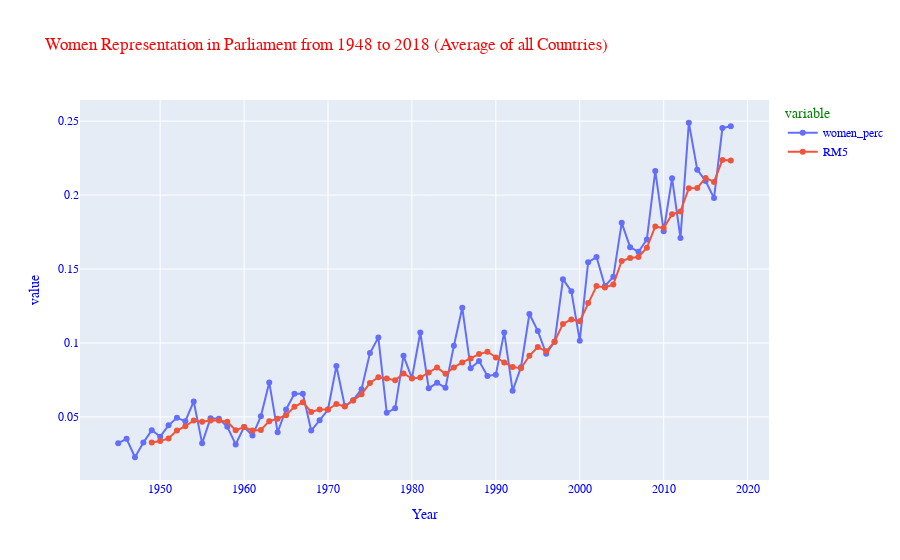

The notebook cell this image was saved under:
### Markdown cell above
### Through the Years

### Code cell
# calculate yearly average of all countries and rolling mean
avg_yearly = pd.DataFrame(df.groupby(['year'])['women_perc'].mean())
avg_yearly['RM5'] = avg_yearly['women_perc'].rolling(window=5).mean()
avg_yearly['year'] = avg_yearly.index
avg_yearly

fig = px.line(avg_yearly, x='year', y=['women_perc','RM5'],
            title='Women Representation in Parliament from 1948 to 2018 (Average of all Countries)',
            markers=True,
            labels=dict(year='Year')
            )


fig.update_layout(
        font_family="Courier New",
        font_color="blue",
        title_font_family="Courier New",
        title_font_color="red",
        legend_title_font_color="green"
    )

fig.show()

### Figure 1 — Plotly figure (JSON) as saved in the notebook; plotly's stock layout.template omitted (floating-point values rounded to 4 significant figures)
{"data": [{"hovertemplate": "variable=women_perc<br>Year=%{x}<br>value=%{y}<extra></extra>", "legendgroup": "women_perc", "line": {"color": "#636efa", "dash": "solid"}, "marker": {"symbol": "circle"}, "mode": "markers+lines", "name": "women_perc", "orientation": "v", "showlegend": true, "type": "scatter", "x": [1945, 1946, 1947, 1948, 1949, 1950, 1951, 1952, 1953, 1954, 1955, 1956, 1957, 1958, 1959, 1960, 1961, 1962, 1963, 1964, 1965, 1966, 1967, 1968, 1969, 1970, 1971, 1972, 1973, 1974, 1975, 1976, 1977, 1978, 1979, 1980, 1981, 1982, 1983, 1984, 1985, 1986, 1987, 1988, 1989, 1990, 1991, 1992, 1993, 1994, 1995, 1996, 1997, 1998, 1999, 2000, 2001, 2002, 2003, 2004, 2005, 2006, 2007, 2008, 2009, 2010, 2011, 2012, 2013, 2014, 2015, 2016, 2017, 2018], "xaxis": "x", "y": [0.03222, 0.03519, 0.02273, 0.03263, 0.04105, 0.03667, 0.04429, 0.04937, 0.04714, 0.06043, 0.03214, 0.04917, 0.0487, 0.04333, 0.03143, 0.04321, 0.03739, 0.0504, 0.07333, 0.03963, 0.055, 0.06571, 0.06571, 0.0408, 0.04767, 0.055, 0.08444, 0.05741, 0.06129, 0.06875, 0.09318, 0.1037, 0.05281, 0.05583, 0.09132, 0.07625, 0.1071, 0.06941, 0.07303, 0.06974, 0.09813, 0.1239, 0.08286, 0.08774, 0.07767, 0.07857, 0.1071, 0.06771, 0.08364, 0.1196, 0.1082, 0.0927, 0.1007, 0.1432, 0.1349, 0.1016, 0.1546, 0.1581, 0.1385, 0.1447, 0.1812, 0.1648, 0.1616, 0.17, 0.2163, 0.1756, 0.2115, 0.171, 0.2489, 0.2172, 0.2094, 0.1979, 0.2453, 0.2466], "yaxis": "y"}, {"hovertemplate": "variable=RM5<br>Year=%{x}<br>value=%{y}<extra></extra>", "legendgroup": "RM5", "line": {"color": "#EF553B", "dash": "solid"}, "marker": {"symbol": "circle"}, "mode": "markers+lines", "name": "RM5", "orientation": "v", "showlegend": true, "type": "scatter", "x": [1945, 1946, 1947, 1948, 1949, 1950, 1951, 1952, 1953, 1954, 1955, 1956, 1957, 1958, 1959, 1960, 1961, 1962, 1963, 1964, 1965, 1966, 1967, 1968, 1969, 1970, 1971, 1972, 1973, 1974, 1975, 1976, 1977, 1978, 1979, 1980, 1981, 1982, 1983, 1984, 1985, 1986, 1987, 1988, 1989, 1990, 1991, 1992, 1993, 1994, 1995, 1996, 1997, 1998, 1999, 2000, 2001, 2002, 2003, 2004, 2005, 2006, 2007, 2008, 2009, 2010, 2011, 2012, 2013, 2014, 2015, 2016, 2017, 2018], "xaxis": "x", "y": [null, null, null, null, 0.03276, 0.03365, 0.03547, 0.0408, 0.0437, 0.04758, 0.04668, 0.04765, 0.04752, 0.04675, 0.04095, 0.04317, 0.04081, 0.04115, 0.04715, 0.04879, 0.05115, 0.05682, 0.05988, 0.05337, 0.05498, 0.05498, 0.05873, 0.05706, 0.06116, 0.06538, 0.07301, 0.07686, 0.07594, 0.07485, 0.07936, 0.07598, 0.07666, 0.07998, 0.08342, 0.07911, 0.08348, 0.08684, 0.08953, 0.09247, 0.09405, 0.09014, 0.0868, 0.08377, 0.08295, 0.09133, 0.09725, 0.09436, 0.101, 0.1129, 0.1159, 0.1146, 0.127, 0.1385, 0.1375, 0.1395, 0.1554, 0.1575, 0.1582, 0.1645, 0.1788, 0.1777, 0.187, 0.1889, 0.2046, 0.2048, 0.2116, 0.2089, 0.2238, 0.2233], "yaxis": "y"}], "layout": {"font": {"color": "blue", "family": "Courier New"}, "legend": {"title": {"font": {"color": "green"}, "text": "variable"}, "tracegroupgap": 0}, "title": {"font": {"color": "red", "family": "Courier New"}, "text": "Women Representation in Parliament from 1948 to 2018 (Average of all Countries)"}, "xaxis": {"anchor": "y", "domain": [0, 1], "title": {"text": "Year"}}, "yaxis": {"anchor": "x", "domain": [0, 1], "title": {"text": "value"}}}}
